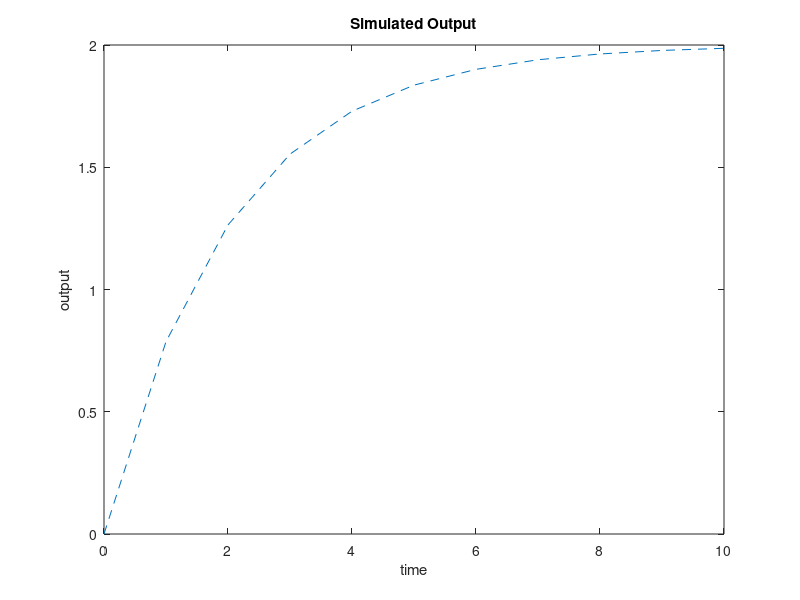

Reproduce this figure in MATLAB.
a=[1 1/2];
b=[1];
t=0:1:10;
x=ones(1,length(t));
G=tf(b,a);
y=lsim(G,x,t);
figure(1)
plot(t,y,'--')
xlabel('time')
ylabel('output')
title('Simulated Output')